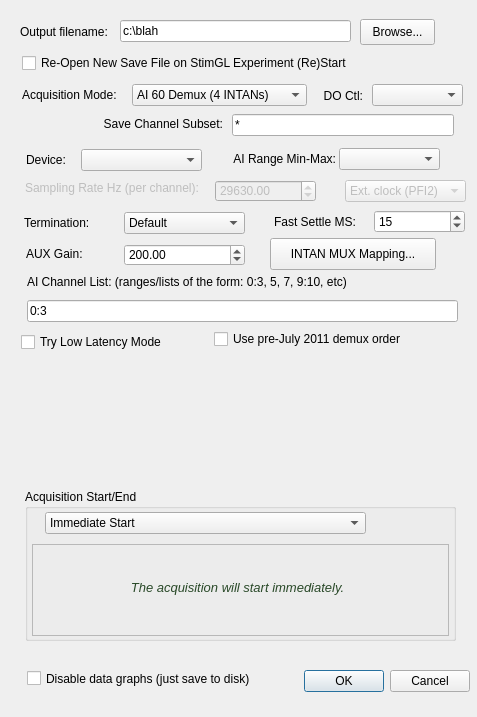
<?xml version="1.0" encoding="UTF-8"?>
<ui version="4.0">
 <class>ConfigureDialog</class>
 <widget class="QDialog" name="ConfigureDialog">
  <property name="windowModality">
   <enum>Qt::ApplicationModal</enum>
  </property>
  <property name="geometry">
   <rect>
    <x>0</x>
    <y>0</y>
    <width>477</width>
    <height>717</height>
   </rect>
  </property>
  <property name="windowTitle">
   <string>Configure Acquisition</string>
  </property>
  <property name="windowIcon">
   <iconset>
    <normaloff>Icon-Config.xpm</normaloff>Icon-Config.xpm</iconset>
  </property>
  <property name="toolTip">
   <string/>
  </property>
  <property name="modal">
   <bool>true</bool>
  </property>
  <widget class="QDialogButtonBox" name="buttonBox">
   <property name="geometry">
    <rect>
     <x>297</x>
     <y>665</y>
     <width>173</width>
     <height>32</height>
    </rect>
   </property>
   <property name="orientation">
    <enum>Qt::Horizontal</enum>
   </property>
   <property name="standardButtons">
    <set>QDialogButtonBox::Cancel|QDialogButtonBox::Ok</set>
   </property>
  </widget>
  <widget class="QLabel" name="outputFileLabel">
   <property name="geometry">
    <rect>
     <x>20</x>
     <y>21</y>
     <width>101</width>
     <height>21</height>
    </rect>
   </property>
   <property name="text">
    <string>Output filename:</string>
   </property>
  </widget>
  <widget class="QLineEdit" name="outputFileLE">
   <property name="geometry">
    <rect>
     <x>120</x>
     <y>20</y>
     <width>231</width>
     <height>22</height>
    </rect>
   </property>
   <property name="text">
    <string>c:\blah</string>
   </property>
  </widget>
  <widget class="QPushButton" name="browseBut">
   <property name="geometry">
    <rect>
     <x>360</x>
     <y>19</y>
     <width>75</width>
     <height>26</height>
    </rect>
   </property>
   <property name="text">
    <string>Browse...</string>
   </property>
  </widget>
  <widget class="QLabel" name="acqModeLabel">
   <property name="geometry">
    <rect>
     <x>22</x>
     <y>85</y>
     <width>101</width>
     <height>20</height>
    </rect>
   </property>
   <property name="toolTip">
    <string>The acquisition mode: regular or INTAN demuxd</string>
   </property>
   <property name="text">
    <string>Acquisition Mode:</string>
   </property>
  </widget>
  <widget class="QComboBox" name="acqModeCB">
   <property name="geometry">
    <rect>
     <x>132</x>
     <y>84</y>
     <width>175</width>
     <height>22</height>
    </rect>
   </property>
   <property name="toolTip">
    <string>The acquisition mode: regular or INTAN demuxd</string>
   </property>
   <item>
    <property name="text">
     <string>AI 60 Demux (4 INTANs)</string>
    </property>
   </item>
   <item>
    <property name="text">
     <string>Straight AI</string>
    </property>
   </item>
   <item>
    <property name="text">
     <string>AI 120 Demux (8 INTANs)</string>
    </property>
   </item>
   <item>
    <property name="text">
     <string>JFRC/Intan Headstage 32ch</string>
    </property>
   </item>
   <item>
    <property name="text">
     <string>AI 128 Demux (8 INTANS)</string>
    </property>
   </item>
  </widget>
  <widget class="QLineEdit" name="channelListLE">
   <property name="geometry">
    <rect>
     <x>27</x>
     <y>300</y>
     <width>431</width>
     <height>22</height>
    </rect>
   </property>
   <property name="toolTip">
    <string>Enter a list of _real_ AI channels to acquire.  Ranges such as 0-3 or comma-separated-lists such as 1,2,3,4 are ok.</string>
   </property>
   <property name="text">
    <string>0:3</string>
   </property>
  </widget>
  <widget class="QLabel" name="channelListLabel">
   <property name="geometry">
    <rect>
     <x>27</x>
     <y>274</y>
     <width>421</width>
     <height>16</height>
    </rect>
   </property>
   <property name="toolTip">
    <string>Enter a list of _real_ AI channels to acquire.  Ranges such as 0:3 or comma-separated-lists such as 1,2,3,4 are ok.</string>
   </property>
   <property name="text">
    <string>AI Channel List: (ranges/lists of the form: 0:3, 5, 7, 9:10, etc)</string>
   </property>
  </widget>
  <widget class="QLabel" name="srateLabel">
   <property name="enabled">
    <bool>false</bool>
   </property>
   <property name="geometry">
    <rect>
     <x>25</x>
     <y>180</y>
     <width>181</width>
     <height>16</height>
    </rect>
   </property>
   <property name="toolTip">
    <string>Sampling rate per (virtual) channel, if externally clocked this is only a reference rate for datafile metadata</string>
   </property>
   <property name="text">
    <string>Sampling Rate Hz (per channel):</string>
   </property>
  </widget>
  <widget class="QDoubleSpinBox" name="srateSB">
   <property name="enabled">
    <bool>false</bool>
   </property>
   <property name="geometry">
    <rect>
     <x>215</x>
     <y>180</y>
     <width>101</width>
     <height>22</height>
    </rect>
   </property>
   <property name="toolTip">
    <string>Sampling rate per (virtual) channel, if externally clocked this is only a reference rate for datafile metadata</string>
   </property>
   <property name="minimum">
    <double>10.000000000000000</double>
   </property>
   <property name="maximum">
    <double>1000000.000000000000000</double>
   </property>
   <property name="value">
    <double>29630.000000000000000</double>
   </property>
  </widget>
  <widget class="QComboBox" name="clockCB">
   <property name="enabled">
    <bool>false</bool>
   </property>
   <property name="geometry">
    <rect>
     <x>345</x>
     <y>180</y>
     <width>121</width>
     <height>22</height>
    </rect>
   </property>
   <property name="toolTip">
    <string>This property is not directly modifiable, but it indicates the clock mode used. 
Straight AI always uses an internal clock, whereas the MUX modes use an external clock.</string>
   </property>
   <item>
    <property name="text">
     <string>Ext. clock (PFI2)</string>
    </property>
   </item>
   <item>
    <property name="text">
     <string>Internal clock</string>
    </property>
   </item>
  </widget>
  <widget class="QCheckBox" name="disableGraphsChk">
   <property name="geometry">
    <rect>
     <x>27</x>
     <y>668</y>
     <width>251</width>
     <height>21</height>
    </rect>
   </property>
   <property name="toolTip">
    <string>Disabling graphing of data saves on CPU/GPU load. Graphs can be re-enabled at any time from the system tray.</string>
   </property>
   <property name="text">
    <string>Disable data graphs (just save to disk)</string>
   </property>
  </widget>
  <widget class="QGroupBox" name="acqStartEndGB">
   <property name="geometry">
    <rect>
     <x>25</x>
     <y>489</y>
     <width>431</width>
     <height>152</height>
    </rect>
   </property>
   <property name="toolTip">
    <string>Specify timed or triggered acquisitions here</string>
   </property>
   <property name="title">
    <string>Acquisition Start/End</string>
   </property>
   <widget class="QComboBox" name="acqStartEndCB">
    <property name="geometry">
     <rect>
      <x>20</x>
      <y>23</y>
      <width>321</width>
      <height>22</height>
     </rect>
    </property>
    <property name="toolTip">
     <string>Choose the acquisition trigger type, or Immediate for immediate mode</string>
    </property>
    <property name="currentIndex">
     <number>0</number>
    </property>
    <item>
     <property name="text">
      <string>Immediate Start</string>
     </property>
    </item>
    <item>
     <property name="text">
      <string>Photodiode Controlled Start &amp; End</string>
     </property>
    </item>
    <item>
     <property name="text">
      <string>Photodiode Controlled Start Only</string>
     </property>
    </item>
    <item>
     <property name="text">
      <string>Timed</string>
     </property>
    </item>
    <item>
     <property name="text">
      <string>StimulateOpenGLII Plugin Start &amp; End</string>
     </property>
    </item>
    <item>
     <property name="text">
      <string>StimulateOpenGLII Plugin Start Only</string>
     </property>
    </item>
   </widget>
   <widget class="QFrame" name="acqFrame">
    <property name="geometry">
     <rect>
      <x>7</x>
      <y>55</y>
      <width>417</width>
      <height>92</height>
     </rect>
    </property>
    <property name="frameShape">
     <enum>QFrame::StyledPanel</enum>
    </property>
    <property name="frameShadow">
     <enum>QFrame::Raised</enum>
    </property>
    <widget class="QLabel" name="acqStartEndDescrLbl">
     <property name="geometry">
      <rect>
       <x>15</x>
       <y>9</y>
       <width>381</width>
       <height>69</height>
      </rect>
     </property>
     <property name="text">
      <string>&lt;!DOCTYPE HTML PUBLIC &quot;-//W3C//DTD HTML 4.0//EN&quot; &quot;http://www.w3.org/TR/REC-html40/strict.dtd&quot;&gt;
&lt;html&gt;&lt;head&gt;&lt;meta name=&quot;qrichtext&quot; content=&quot;1&quot; /&gt;&lt;style type=&quot;text/css&quot;&gt;
p, li { white-space: pre-wrap; }
&lt;/style&gt;&lt;/head&gt;&lt;body style=&quot; font-family:'Sans Serif'; font-size:9pt; font-weight:400; font-style:normal;&quot;&gt;
&lt;p style=&quot; margin-top:0px; margin-bottom:0px; margin-left:0px; margin-right:0px; -qt-block-indent:0; text-indent:0px;&quot;&gt;&lt;span style=&quot; font-size:10pt; font-style:italic; color:#294928;&quot;&gt;The acquisition will start immediately.&lt;/span&gt;&lt;/p&gt;&lt;/body&gt;&lt;/html&gt;</string>
     </property>
     <property name="alignment">
      <set>Qt::AlignCenter</set>
     </property>
     <property name="wordWrap">
      <bool>true</bool>
     </property>
    </widget>
   </widget>
  </widget>
  <widget class="QLabel" name="aiRangeMinLbl">
   <property name="geometry">
    <rect>
     <x>225</x>
     <y>148</y>
     <width>111</width>
     <height>22</height>
    </rect>
   </property>
   <property name="toolTip">
    <string>The AI Range to use for the acquisition</string>
   </property>
   <property name="text">
    <string>AI Range Min-Max:</string>
   </property>
   <property name="alignment">
    <set>Qt::AlignRight|Qt::AlignTrailing|Qt::AlignVCenter</set>
   </property>
  </widget>
  <widget class="QComboBox" name="aiRangeCB">
   <property name="geometry">
    <rect>
     <x>339</x>
     <y>148</y>
     <width>101</width>
     <height>22</height>
    </rect>
   </property>
   <property name="toolTip">
    <string>The AI Range to use for the acquisition</string>
   </property>
  </widget>
  <widget class="QLabel" name="deviceLabel">
   <property name="geometry">
    <rect>
     <x>26</x>
     <y>149</y>
     <width>59</width>
     <height>22</height>
    </rect>
   </property>
   <property name="toolTip">
    <string>The NI Device to use for the acquisition</string>
   </property>
   <property name="text">
    <string>Device:</string>
   </property>
  </widget>
  <widget class="QComboBox" name="deviceCB">
   <property name="geometry">
    <rect>
     <x>81</x>
     <y>149</y>
     <width>121</width>
     <height>22</height>
    </rect>
   </property>
   <property name="toolTip">
    <string>The NI Device to use for the acquisition</string>
   </property>
  </widget>
  <widget class="QLabel" name="doCtlLabel">
   <property name="geometry">
    <rect>
     <x>312</x>
     <y>86</y>
     <width>51</width>
     <height>20</height>
    </rect>
   </property>
   <property name="toolTip">
    <string>(INTAN Mode only) The DO line to use for INTAN control</string>
   </property>
   <property name="text">
    <string>DO Ctl:</string>
   </property>
   <property name="alignment">
    <set>Qt::AlignRight|Qt::AlignTrailing|Qt::AlignVCenter</set>
   </property>
  </widget>
  <widget class="QComboBox" name="doCtlCB">
   <property name="geometry">
    <rect>
     <x>372</x>
     <y>84</y>
     <width>91</width>
     <height>22</height>
    </rect>
   </property>
   <property name="toolTip">
    <string>(INTAN Mode only) The DO line to use for INTAN control</string>
   </property>
  </widget>
  <widget class="QComboBox" name="aiTerminationCB">
   <property name="geometry">
    <rect>
     <x>124</x>
     <y>212</y>
     <width>121</width>
     <height>22</height>
    </rect>
   </property>
   <property name="toolTip">
    <string>The termination setting to use for the AI channels.  See NI docs for an explanation of these terms.  Default is usually good enough.</string>
   </property>
   <item>
    <property name="text">
     <string>Default</string>
    </property>
   </item>
   <item>
    <property name="text">
     <string>RSE</string>
    </property>
   </item>
   <item>
    <property name="text">
     <string>NRSE</string>
    </property>
   </item>
   <item>
    <property name="text">
     <string>Differential</string>
    </property>
   </item>
   <item>
    <property name="text">
     <string>PseudoDifferential</string>
    </property>
   </item>
  </widget>
  <widget class="QLabel" name="aiTerminationLabel">
   <property name="geometry">
    <rect>
     <x>24</x>
     <y>212</y>
     <width>101</width>
     <height>22</height>
    </rect>
   </property>
   <property name="toolTip">
    <string>The termination setting to use for the AI channels.  See NI docs for an explanation of these terms.  Default is usually good enough.</string>
   </property>
   <property name="text">
    <string>Termination:</string>
   </property>
  </widget>
  <widget class="QSpinBox" name="fastSettleSB">
   <property name="geometry">
    <rect>
     <x>374</x>
     <y>210</y>
     <width>91</width>
     <height>23</height>
    </rect>
   </property>
   <property name="toolTip">
    <string>The amount of time in milliseconds to toggle the DO line off/on when performing a &quot;fast settle&quot; of the INTAN MUX.  Ignored in non-INTAN mode.</string>
   </property>
   <property name="minimum">
    <number>1</number>
   </property>
   <property name="maximum">
    <number>2000</number>
   </property>
   <property name="value">
    <number>15</number>
   </property>
  </widget>
  <widget class="QLabel" name="fastSettleLbl">
   <property name="geometry">
    <rect>
     <x>274</x>
     <y>212</y>
     <width>91</width>
     <height>20</height>
    </rect>
   </property>
   <property name="toolTip">
    <string>The amount of time in milliseconds to toggle the DO line off/on when performing a &quot;fast settle&quot; of the INTAN MUX.  Ignored in non-INTAN mode.</string>
   </property>
   <property name="text">
    <string>Fast Settle MS:</string>
   </property>
   <property name="alignment">
    <set>Qt::AlignLeading|Qt::AlignLeft|Qt::AlignVCenter</set>
   </property>
  </widget>
  <widget class="QLabel" name="auxGainLbl">
   <property name="geometry">
    <rect>
     <x>26</x>
     <y>243</y>
     <width>101</width>
     <height>22</height>
    </rect>
   </property>
   <property name="toolTip">
    <string>The gain setting on the external amplifier.  Incoming sample voltages are divided by this value when graphing to screen.</string>
   </property>
   <property name="text">
    <string>AUX Gain:</string>
   </property>
   <property name="alignment">
    <set>Qt::AlignLeading|Qt::AlignLeft|Qt::AlignVCenter</set>
   </property>
  </widget>
  <widget class="QDoubleSpinBox" name="auxGainSB">
   <property name="geometry">
    <rect>
     <x>124</x>
     <y>244</y>
     <width>121</width>
     <height>22</height>
    </rect>
   </property>
   <property name="toolTip">
    <string>The gain setting on the external amplifier.  Incoming sample voltages are divided by this value when graphing to screen.</string>
   </property>
   <property name="minimum">
    <double>0.010000000000000</double>
   </property>
   <property name="maximum">
    <double>1000000.000000000000000</double>
   </property>
   <property name="value">
    <double>200.000000000000000</double>
   </property>
  </widget>
  <widget class="QPushButton" name="muxMapBut">
   <property name="geometry">
    <rect>
     <x>270</x>
     <y>238</y>
     <width>166</width>
     <height>32</height>
    </rect>
   </property>
   <property name="text">
    <string>INTAN MUX Mapping...</string>
   </property>
  </widget>
  <widget class="QCheckBox" name="stimGLReopenCB">
   <property name="geometry">
    <rect>
     <x>22</x>
     <y>52</y>
     <width>435</width>
     <height>22</height>
    </rect>
   </property>
   <property name="toolTip">
    <string>&lt;!DOCTYPE HTML PUBLIC &quot;-//W3C//DTD HTML 4.0//EN&quot; &quot;http://www.w3.org/TR/REC-html40/strict.dtd&quot;&gt;
&lt;html&gt;&lt;head&gt;&lt;meta name=&quot;qrichtext&quot; content=&quot;1&quot; /&gt;&lt;style type=&quot;text/css&quot;&gt;
p, li { white-space: pre-wrap; }
&lt;/style&gt;&lt;/head&gt;&lt;body style=&quot; font-family:'Sans Serif'; font-size:9pt; font-weight:400; font-style:normal;&quot;&gt;
&lt;p align=&quot;justify&quot; style=&quot; margin-top:0px; margin-bottom:0px; margin-left:0px; margin-right:0px; -qt-block-indent:0; text-indent:0px;&quot;&gt;If checked, then whenever a Stimulate OpenGL Plugin (re)starts, the current save file is closed and a new one is opened.  The format for this save file name is:&lt;/p&gt;
&lt;p style=&quot;-qt-paragraph-type:empty; margin-top:0px; margin-bottom:0px; margin-left:0px; margin-right:0px; -qt-block-indent:0; text-indent:0px;&quot;&gt;&lt;/p&gt;
&lt;p style=&quot; margin-top:0px; margin-bottom:0px; margin-left:0px; margin-right:0px; -qt-block-indent:0; text-indent:0px;&quot;&gt;PREFIX_STIMGLPLUGINNAME_N&lt;/p&gt;
&lt;p style=&quot;-qt-paragraph-type:empty; margin-top:0px; margin-bottom:0px; margin-left:0px; margin-right:0px; -qt-block-indent:0; text-indent:0px;&quot;&gt;&lt;/p&gt;
&lt;p align=&quot;justify&quot; style=&quot; margin-top:0px; margin-bottom:0px; margin-left:0px; margin-right:0px; -qt-block-indent:0; text-indent:0px;&quot;&gt;Where PREFIX is the filename specified in the above lineedit, STIMPLUGINNAME is the name of the plugin, and N is an integer number to make the filename unique.&lt;/p&gt;
&lt;p style=&quot;-qt-paragraph-type:empty; margin-top:0px; margin-bottom:0px; margin-left:0px; margin-right:0px; -qt-block-indent:0; text-indent:0px;&quot;&gt;&lt;/p&gt;
&lt;p align=&quot;justify&quot; style=&quot; margin-top:0px; margin-bottom:0px; margin-left:0px; margin-right:0px; -qt-block-indent:0; text-indent:0px;&quot;&gt;Note: Checking this requires a copy of StimGL II to be running otherwise data will not be saved.&lt;/p&gt;&lt;/body&gt;&lt;/html&gt;</string>
   </property>
   <property name="text">
    <string>Re-Open New Save File on StimGL Experiment (Re)Start</string>
   </property>
  </widget>
  <widget class="QWidget" name="aoPassthruWidget" native="true">
   <property name="geometry">
    <rect>
     <x>25</x>
     <y>359</y>
     <width>431</width>
     <height>121</height>
    </rect>
   </property>
  </widget>
  <widget class="QLineEdit" name="channelSubsetLE">
   <property name="geometry">
    <rect>
     <x>232</x>
     <y>114</y>
     <width>222</width>
     <height>22</height>
    </rect>
   </property>
   <property name="toolTip">
    <string>This option is useful if you wish to save &amp; graph only a subset of the demuxed AI channels.  
Enter a list of virtual (demuxed) AI channels to acquire.  Ranges such as 0:59,  or 
comma-separated-lists such as 1,2,3,4 are ok.  * or 'ALL' or an empty string indicates all
channels will be saved.  </string>
   </property>
   <property name="text">
    <string>*</string>
   </property>
  </widget>
  <widget class="QLabel" name="channelSubsetLabel">
   <property name="geometry">
    <rect>
     <x>46</x>
     <y>114</y>
     <width>177</width>
     <height>20</height>
    </rect>
   </property>
   <property name="toolTip">
    <string>This option is useful if you wish to save &amp; graph only a subset of the demuxed AI channels.  
Enter a list of virtual (demuxed) AI channels to acquire.  Ranges such as 0:59,  or 
comma-separated-lists such as 1,2,3,4 are ok.  * or 'ALL' or an empty string indicates all
channels will be saved.  </string>
   </property>
   <property name="text">
    <string>Save Channel Subset:</string>
   </property>
   <property name="alignment">
    <set>Qt::AlignRight|Qt::AlignTrailing|Qt::AlignVCenter</set>
   </property>
  </widget>
  <widget class="QCheckBox" name="lowLatencyCB">
   <property name="geometry">
    <rect>
     <x>21</x>
     <y>332</y>
     <width>192</width>
     <height>20</height>
    </rect>
   </property>
   <property name="text">
    <string>Try Low Latency Mode</string>
   </property>
  </widget>
  <widget class="QCheckBox" name="preJuly2011DemuxCB">
   <property name="geometry">
    <rect>
     <x>214</x>
     <y>329</y>
     <width>245</width>
     <height>20</height>
    </rect>
   </property>
   <property name="toolTip">
    <string>&lt;!DOCTYPE HTML PUBLIC &quot;-//W3C//DTD HTML 4.0//EN&quot; &quot;http://www.w3.org/TR/REC-html40/strict.dtd&quot;&gt;
&lt;html&gt;&lt;head&gt;&lt;meta name=&quot;qrichtext&quot; content=&quot;1&quot; /&gt;&lt;style type=&quot;text/css&quot;&gt;
p, li { white-space: pre-wrap; }
&lt;/style&gt;&lt;/head&gt;&lt;body style=&quot; font-family:'Lucida Grande'; font-size:13pt; font-weight:400; font-style:normal;&quot;&gt;
&lt;p style=&quot; margin-top:0px; margin-bottom:0px; margin-left:0px; margin-right:0px; -qt-block-indent:0; text-indent:0px;&quot;&gt;If enabled, then the INTAN channels will be demuxed to the old, pre-July 2011 ordering:&lt;/p&gt;
&lt;p style=&quot;-qt-paragraph-type:empty; margin-top:0px; margin-bottom:0px; margin-left:0px; margin-right:0px; -qt-block-indent:0; text-indent:0px;&quot;&gt;&lt;/p&gt;
&lt;p style=&quot; margin-top:0px; margin-bottom:0px; margin-left:0px; margin-right:0px; -qt-block-indent:0; text-indent:0px;&quot;&gt; &lt;span style=&quot; font-size:9pt;&quot;&gt;          Intan0_CH0, Intan1_CH0, ... IntanN_ChanM, extrachan1, extrachan2&lt;/span&gt;&lt;/p&gt;
&lt;p style=&quot;-qt-paragraph-type:empty; margin-top:0px; margin-bottom:0px; margin-left:0px; margin-right:0px; -qt-block-indent:0; text-indent:0px; font-size:9pt;&quot;&gt;&lt;/p&gt;
&lt;p style=&quot; margin-top:0px; margin-bottom:0px; margin-left:0px; margin-right:0px; -qt-block-indent:0; text-indent:0px;&quot;&gt;Whereas the new current scheme is:&lt;/p&gt;
&lt;p style=&quot;-qt-paragraph-type:empty; margin-top:0px; margin-bottom:0px; margin-left:0px; margin-right:0px; -qt-block-indent:0; text-indent:0px;&quot;&gt;&lt;/p&gt;
&lt;p style=&quot; margin-top:0px; margin-bottom:0px; margin-left:0px; margin-right:0px; -qt-block-indent:0; text-indent:0px;&quot;&gt;&lt;span style=&quot; font-size:9pt;&quot;&gt;           Intan0_CH0, Intan0_CH1, ... Intan0_ChanM, Intan1_Chan0, ... IntanN_ChanM, extrachan1, extrachan2&lt;/span&gt;&lt;/p&gt;
&lt;p style=&quot;-qt-paragraph-type:empty; margin-top:0px; margin-bottom:0px; margin-left:0px; margin-right:0px; -qt-block-indent:0; text-indent:0px; font-size:9pt;&quot;&gt;&lt;/p&gt;&lt;/body&gt;&lt;/html&gt;</string>
   </property>
   <property name="text">
    <string>Use pre-July 2011 demux order</string>
   </property>
  </widget>
 </widget>
 <resources/>
 <connections>
  <connection>
   <sender>buttonBox</sender>
   <signal>accepted()</signal>
   <receiver>ConfigureDialog</receiver>
   <slot>accept()</slot>
   <hints>
    <hint type="sourcelabel">
     <x>248</x>
     <y>254</y>
    </hint>
    <hint type="destinationlabel">
     <x>157</x>
     <y>274</y>
    </hint>
   </hints>
  </connection>
  <connection>
   <sender>buttonBox</sender>
   <signal>rejected()</signal>
   <receiver>ConfigureDialog</receiver>
   <slot>reject()</slot>
   <hints>
    <hint type="sourcelabel">
     <x>316</x>
     <y>260</y>
    </hint>
    <hint type="destinationlabel">
     <x>286</x>
     <y>274</y>
    </hint>
   </hints>
  </connection>
 </connections>
 <designerdata>
  <property name="gridDeltaX">
   <number>10</number>
  </property>
  <property name="gridDeltaY">
   <number>10</number>
  </property>
  <property name="gridSnapX">
   <bool>false</bool>
  </property>
  <property name="gridSnapY">
   <bool>false</bool>
  </property>
  <property name="gridVisible">
   <bool>true</bool>
  </property>
 </designerdata>
</ui>
